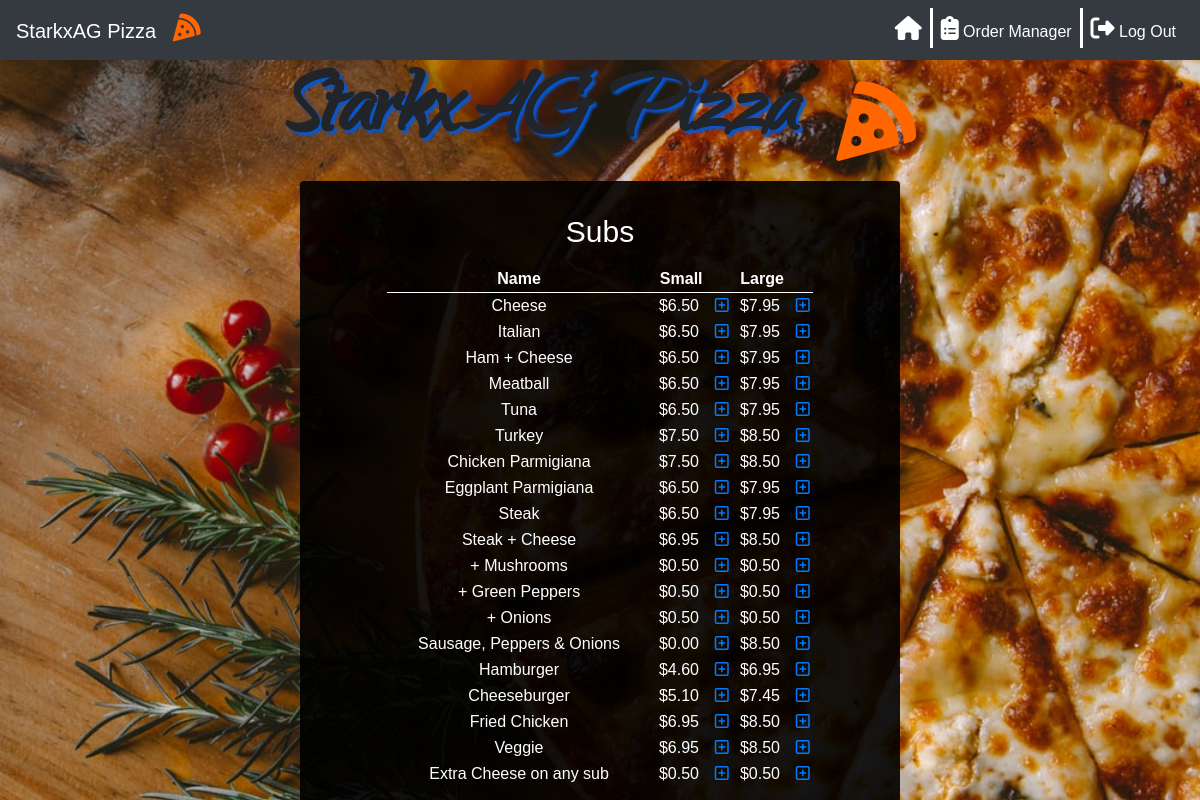
The app's page /menu/Subs (signed in) with its own data.
### orders/models.py (models this page shows, shortened)
class Sub(models.Model):
    name=models.CharField(max_length=64)
    small=models.DecimalField(max_digits=4,decimal_places=2,null=True,blank=True)
    large=models.DecimalField(max_digits=4,decimal_places=2)

### orders/views.py (the view)
# urls.py: path("menu/<str:category>", views.menu, name="menu"),
def menu(request,category):
    menu,columns=findTable(category)
    order_number=User_order.objects.get(user=request.user,status='initiated').order_number
    context = {
        "user":request.user,
        "Checkout":Order2.objects.filter(user=request.user,number=order_number),
        "Checkout_category":Order2.objects.filter(user=request.user,number=order_number).values_list('category').distinct(),
        "Total":list(Order2.objects.filter(user=request.user,number=order_number).aggregate(Sum('price')).values())[0],
        "Category": Category.objects.all(),
        "Active_category":category,
        "Menu": menu,
        "Columns":columns,
        "Topping_price": 0.00,
        "Order_number":order_number
    }
    return render(request,"menu.html",context)

### orders/views.py (called while the page is built)
def findTable(category):
    if category == "Regular Pizza":
        menu=Regular_pizza.objects.all()
        columns=3
    elif category == "Sicilian Pizza":
        menu=Sicilian_pizza.objects.all()
        columns=3
    elif category == "Toppings":
        menu=Topping.objects.all()
        columns=1
    elif category == "Subs":
        menu=Sub.objects.all()
        columns=3
    elif category == "Pasta":
        menu=Pasta.objects.all()
        columns=2
    elif category == "Salad":
        menu=Salad.objects.all()
        columns=2
    elif category == "Dinner Platters":
        menu=Dinner_platter.objects.all()
        columns=3
    return menu,columns

### orders/templates/menu.html (shortened to what this page needs)
{% extends "layout.html" %}
{% block body%}
<div class='p-3'>
    <table class='table-small w-75 mx-auto text-center '>
        <caption style='caption-side:top;color:white;font-size: 30px;text-align: center'>{{Active_category}}</caption>
        {% if Columns == 3 %}
        <thead class='thead-light'>
            <tr >
                <th>Name</th>
                <th>Small</th>
                <th id="sign"></th>
                <th>Large</th>
                <th></th>
            </tr>
        </thead>
        <tbody>
            {% for row in Menu %}
            <tr>
                {% load static %}
                <td>{{row.name}}</td>
                {% if row.small == None %}
                    <td></td>
                {% else %}
                    <td>${{row.small}}&nbsp;</td>
                    <td id="sign">
                        <a href="{% url 'add' Active_category row.name row.small %}"><i class='far fa-plus-square' ></i></a>
                    </td>
                {% endif %}
                <td>${{row.large}}&nbsp;</td>
                <td>
                    <a href="{% url 'add' Active_category row.name row.large %}"><i class='far fa-plus-square'></i></a>
                </td>
            </tr>
            {% endfor %}
        </tbody>
        {% endif %}
    </table>
</div>
{% endblock %}

### orders/static/styles.css (style rules this page uses)
body { font-family: 'Varela Round', sans-serif; background: url("/static/pizza_bg.jpg"); background-size: cover; background-attachment: fixed; }
th { border-bottom: 1px solid white; }

### records on screen
Sub: name "Cheese", small "6.50", large "7.95"
Sub: name "Italian", small "6.50", large "7.95"
Sub: name "Ham + Cheese", small "6.50", large "7.95"
Sub: name "Meatball", small "6.50", large "7.95"
Sub: name "Tuna", small "6.50", large "7.95"
Sub: name "Turkey", small "7.50", large "8.50"
Sub: name "Chicken Parmigiana", small "7.50", large "8.50"
Sub: name "Eggplant Parmigiana", small "6.50", large "7.95"
Sub: name "Steak", small "6.50", large "7.95"
Sub: name "Steak + Cheese", small "6.95", large "8.50"
Sub: name "+ Mushrooms", small "0.50", large "0.50"
Sub: name "+ Green Peppers", small "0.50", large "0.50"
Sub: name "+ Onions", small "0.50", large "0.50"
Sub: name "Sausage, Peppers & Onions", small "0.00", large "8.50"
Sub: name "Hamburger", small "4.60", large "6.95"
Sub: name "Cheeseburger", small "5.10", large "7.45"
Sub: name "Fried Chicken", small "6.95", large "8.50"
Sub: name "Veggie", small "6.95", large "8.50"
Sub: name "Extra Cheese on any sub", small "0.50", large "0.50"

### other values on screen
{{ Active_category }} "Subs"
